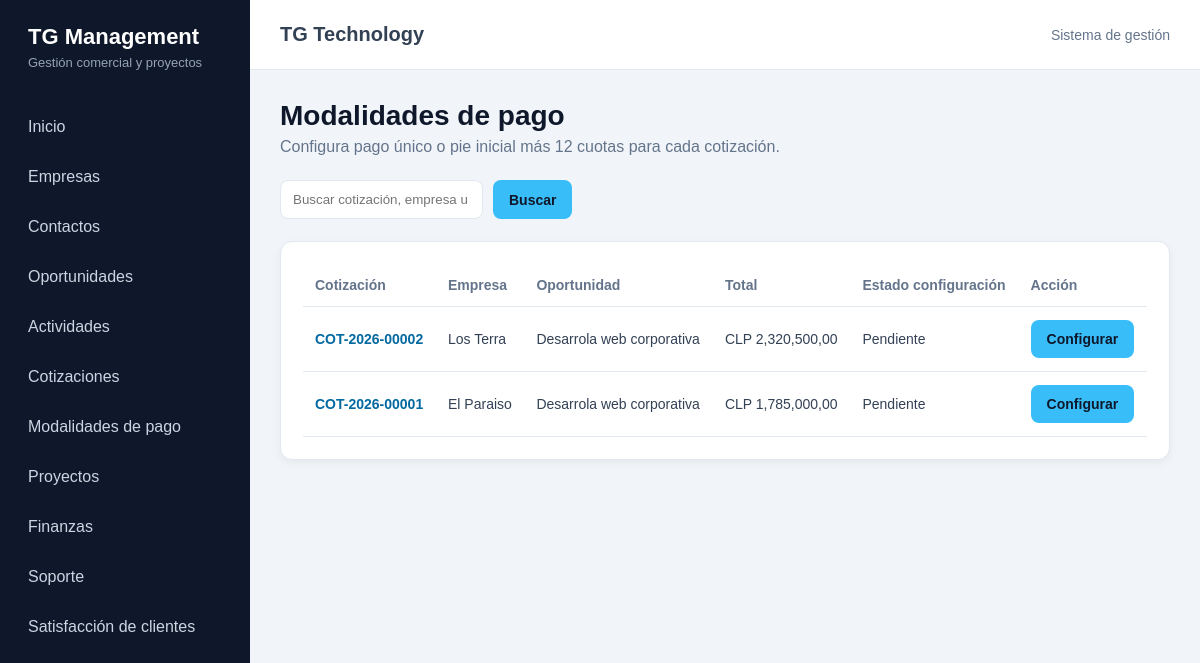
The app's page /modalidades-pago/, older data.
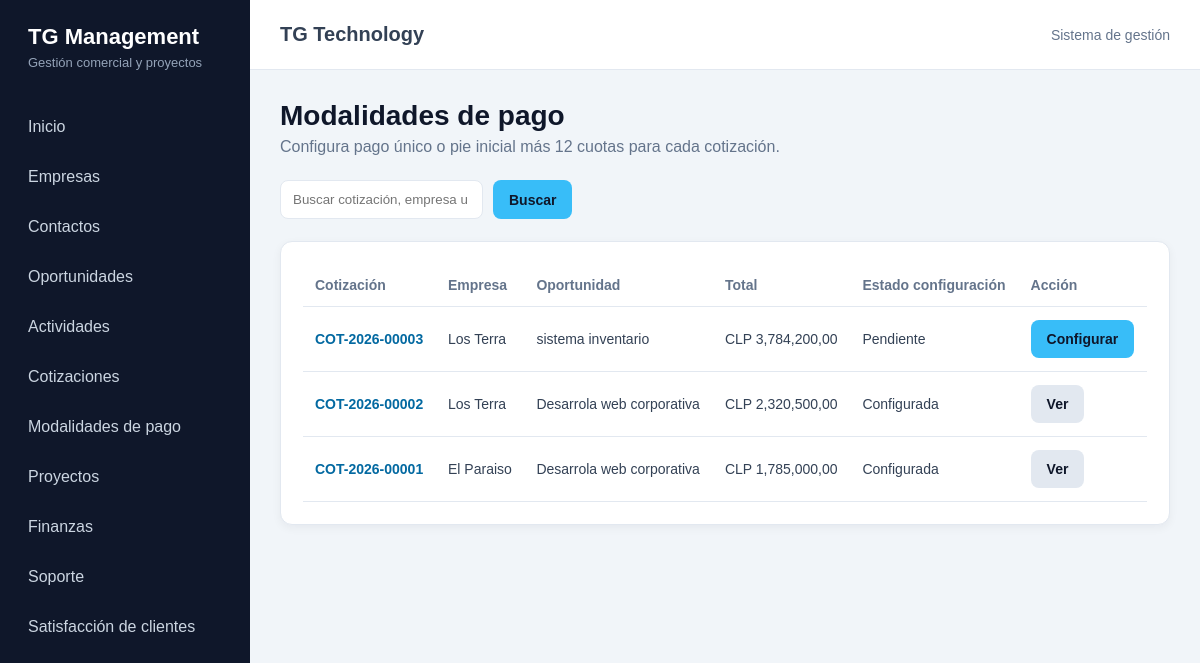
The same page, newer data.
### cotizaciones/models.py (models this page shows, shortened)
class Cotizacion(models.Model):
    class Estado(models.TextChoices):
        BORRADOR = "borrador", "Borrador"
        ENVIADA = "enviada", "Enviada"
        APROBADA = "aprobada", "Aprobada"
        RECHAZADA = "rechazada", "Rechazada"
        VENCIDA = "vencida", "Vencida"
        ANULADA = "anulada", "Anulada"
    class ModalidadPago(models.TextChoices):
        PAGO_UNICO = (
            "pago_unico",
            "Pago único",
        )
        ANTICIPO_SALDO = (
            "anticipo_saldo",
            "Anticipo y pago del saldo",
        )
        ANTICIPO_CUOTAS = (
            "anticipo_cuotas",
            "Anticipo y saldo en cuotas",
        )
        ANTICIPO_CUOTAS_MENSUAL = (
            "anticipo_cuotas_mensual",
            "Anticipo, saldo en cuotas y servicio mensual",
        )
        SOLO_CUOTAS = (
            "solo_cuotas",
            "Pago en cuotas",
        )
        SERVICIO_MENSUAL = (
            "servicio_mensual",
            "Servicio mensual",
        )
    class Moneda(models.TextChoices):
        CLP = "CLP", "Peso chileno"
        UF = "UF", "Unidad de Fomento"
        USD = "USD", "Dólar estadounidense"
    modalidad_pago = models.CharField(
        "Modalidad de pago",
        max_length=40,
        choices=ModalidadPago.choices,
        default=ModalidadPago.PAGO_UNICO,
    )
    porcentaje_anticipo = models.DecimalField(
        "Porcentaje de anticipo",
        max_digits=5,
        decimal_places=2,
        default=Decimal("0.00"),
        validators=[
            MinValueValidator(Decimal("0.00")),
        ],
        help_text="Porcentaje inicial que debe pagar el cliente.",
    )
    numero_cuotas = models.PositiveSmallIntegerField(
        "Número de cuotas",
        default=1,
        help_text="Cantidad de cuotas correspondientes al saldo.",
    )
    monto_servicio_mensual = models.DecimalField(
        "Valor del servicio mensual",
        max_digits=14,
        decimal_places=2,
        null=True,
        blank=True,
        validators=[
            MinValueValidator(Decimal("0.00")),
        ],
    )
    meses_servicio = models.PositiveSmallIntegerField(
        "Cantidad de meses del servicio",
        null=True,
        blank=True,
    )
    fecha_inicio_servicio = models.DateField(
        "Fecha de inicio del servicio mensual",
        null=True,
        blank=True,
    )
    numero = models.CharField(
        "Número de cotización",
        max_length=30,
        unique=True,
        blank=True,
    )
    oportunidad = models.ForeignKey(
        "crm.Oportunidad",
        on_delete=models.PROTECT,
        related_name="cotizaciones",
        verbose_name="Oportunidad",
    )
    contacto = models.ForeignKey(
        "crm.Contacto",
        on_delete=models.SET_NULL,
        related_name="cotizaciones",
        verbose_name="Contacto",
        null=True,
        blank=True,
    )
    fecha_emision = models.DateField(
        "Fecha de emisión",
    )
    fecha_vencimiento = models.DateField(
        "Fecha de vencimiento",
        null=True,
        blank=True,
    )
    estado = models.CharField(
        "Estado",
        max_length=20,
        choices=Estado.choices,
        default=Estado.BORRADOR,
    )
    moneda = models.CharField(
        "Moneda",
        max_length=3,
        choices=Moneda.choices,
        default=Moneda.CLP,
    )
    valor_moneda = models.DecimalField(
        "Valor de la moneda",
        max_digits=15,
        decimal_places=4,
        default=Decimal("1.0000"),
        validators=[
            MinValueValidator(Decimal("0.0001")),
        ],
        help_text=(
            "Para CLP utiliza 1. "
            "Para UF o USD registra el valor en pesos."
        ),
    )
    descuento_porcentaje = models.DecimalField(
        "Descuento general (%)",
        max_digits=5,
        decimal_places=2,
        default=Decimal("0.00"),
        validators=[
            MinValueValidator(Decimal("0.00")),
            MaxValueValidator(Decimal("100.00")),
        ],
    )
    impuesto_porcentaje = models.DecimalField(
        "Impuesto (%)",
        max_digits=5,
        decimal_places=2,
        default=Decimal("19.00"),
        validators=[
            MinValueValidator(Decimal("0.00")),
            MaxValueValidator(Decimal("100.00")),
        ],
    )
    condiciones_pago = models.CharField(
        "Condiciones de pago",
        max_length=250,
        blank=True,
    )
    plazo_entrega = models.CharField(
        "Plazo de entrega",
        max_length=250,
        blank=True,
    )
    validez_oferta = models.CharField(
        "Validez de la oferta",
        max_length=150,
        blank=True,
        default="15 días",
    )
    alcance = models.TextField(
        "Alcance",
        blank=True,
    )
    exclusiones = models.TextField(
        "Exclusiones",
        blank=True,
    )
    observaciones = models.TextField(
        "Observaciones",
        blank=True,
    )
    creado_por = models.ForeignKey(
        settings.AUTH_USER_MODEL,
        on_delete=models.SET_NULL,
        related_name="cotizaciones_creadas",
        null=True,
        blank=True,
    )
    fecha_creacion = models.DateTimeField(
        auto_now_add=True,
    )
    fecha_actualizacion = models.DateTimeField(
        auto_now=True,
    )
    class Meta:
        ordering = [
            "-fecha_emision",
            "-fecha_creacion",
        ]
        verbose_name = "Cotización"
        verbose_name_plural = "Cotizaciones"
    @property
    def subtotal(self):
        return sum(
            (
                item.subtotal
                for item in self.items.all()
            ),
            Decimal("0.00"),
        )
    @property
    def descuento(self):
        return (
            self.subtotal
            * self.descuento_porcentaje
            / Decimal("100")
        )
    @property
    def neto(self):
        return self.subtotal - self.descuento
    @property
    def impuesto(self):
        return (
            self.neto
            * self.impuesto_porcentaje
            / Decimal("100")
        )
    @property
    def total(self):
        return self.neto + self.impuesto

class ItemCotizacion(models.Model):
    cotizacion = models.ForeignKey(
        Cotizacion,
        on_delete=models.CASCADE,
        related_name="items",
        verbose_name="Cotización",
    )
    orden = models.PositiveIntegerField(
        "Orden",
        default=1,
    )
    codigo = models.CharField(
        "Código",
        max_length=50,
        blank=True,
    )
    descripcion = models.CharField(
        "Descripción",
        max_length=500,
    )
    detalle = models.TextField(
        "Detalle",
        blank=True,
    )
    cantidad = models.DecimalField(
        "Cantidad",
        max_digits=12,
        decimal_places=2,
        default=Decimal("1.00"),
        validators=[
            MinValueValidator(Decimal("0.01")),
        ],
    )
    unidad = models.CharField(
        "Unidad",
        max_length=30,
        default="Unidad",
    )
    precio_unitario = models.DecimalField(
        "Precio unitario",
        max_digits=15,
        decimal_places=2,
        validators=[
            MinValueValidator(Decimal("0.00")),
        ],
    )
    descuento_porcentaje = models.DecimalField(
        "Descuento (%)",
        max_digits=5,
        decimal_places=2,
        default=Decimal("0.00"),
        validators=[
            MinValueValidator(Decimal("0.00")),
            MaxValueValidator(Decimal("100.00")),
        ],
    )
    class Meta:
        ordering = [
            "orden",
            "pk",
        ]
        verbose_name = "Ítem de cotización"
        verbose_name_plural = "Ítems de cotización"
    @property
    def subtotal_bruto(self):
        return self.cantidad * self.precio_unitario
    @property
    def descuento(self):
        return (
            self.subtotal_bruto
            * self.descuento_porcentaje
            / Decimal("100")
        )
    @property
    def subtotal(self):
        return self.subtotal_bruto - self.descuento

### crm/models.py (models this page shows, shortened)
class Oportunidad(models.Model):
    class Etapa(models.TextChoices):
        NUEVA = "NUEVA", "Nueva"
        CONTACTADA = "CONTACTADA", "Contactada"
        REQUERIMIENTOS = "REQUERIMIENTOS", "Levantamiento de requerimientos"
        PROPUESTA = "PROPUESTA", "Propuesta enviada"
        NEGOCIACION = "NEGOCIACION", "Negociación"
        GANADA = "GANADA", "Ganada"
        PERDIDA = "PERDIDA", "Perdida"
        PAUSADA = "PAUSADA", "Pausada"
    class Prioridad(models.TextChoices):
        BAJA = "BAJA", "Baja"
        MEDIA = "MEDIA", "Media"
        ALTA = "ALTA", "Alta"
        URGENTE = "URGENTE", "Urgente"
    titulo = models.CharField(
        "Nombre de la oportunidad",
        max_length=200,
    )
    empresa = models.ForeignKey(
        Empresa,
        verbose_name="Empresa",
        on_delete=models.PROTECT,
        related_name="oportunidades",
    )
    contacto = models.ForeignKey(
        Contacto,
        verbose_name="Contacto",
        on_delete=models.SET_NULL,
        null=True,
        blank=True,
        related_name="oportunidades",
    )
    descripcion = models.TextField(
        "Descripción",
        blank=True,
    )
    servicio_interes = models.CharField(
        "Servicio de interés",
        max_length=150,
        blank=True,
    )
    etapa = models.CharField(
        "Etapa",
        max_length=30,
        choices=Etapa.choices,
        default=Etapa.NUEVA,
    )
    prioridad = models.CharField(
        "Prioridad",
        max_length=20,
        choices=Prioridad.choices,
        default=Prioridad.MEDIA,
    )
    valor_estimado = models.DecimalField(
        "Valor estimado",
        max_digits=14,
        decimal_places=2,
        default=0,
    )
    probabilidad = models.PositiveSmallIntegerField(
        "Probabilidad de cierre (%)",
        default=10,
    )
    fecha_estimada_cierre = models.DateField(
        "Fecha estimada de cierre",
        null=True,
        blank=True,
    )
    motivo_perdida = models.TextField(
        "Motivo de pérdida",
        blank=True,
    )
    responsable = models.ForeignKey(
        settings.AUTH_USER_MODEL,
        verbose_name="Responsable",
        on_delete=models.SET_NULL,
        null=True,
        blank=True,
        related_name="oportunidades_asignadas",
    )
    fecha_creacion = models.DateTimeField(
        "Fecha de creación",
        auto_now_add=True,
    )
    fecha_actualizacion = models.DateTimeField(
        "Última actualización",
        auto_now=True,
    )
    class Meta:
        verbose_name = "Oportunidad"
        verbose_name_plural = "Oportunidades"
        ordering = ["-fecha_creacion"]

class Empresa(models.Model):
    class TipoEmpresa(models.TextChoices):
        PROSPECTO = "PROSPECTO", "Prospecto"
        CLIENTE = "CLIENTE", "Cliente"
        PROVEEDOR = "PROVEEDOR", "Proveedor"
        PARTNER = "PARTNER", "Partner"
    class EstadoEmpresa(models.TextChoices):
        ACTIVA = "ACTIVA", "Activa"
        INACTIVA = "INACTIVA", "Inactiva"
    razon_social = models.CharField(
        "Razón social",
        max_length=200,
    )
    nombre_fantasia = models.CharField(
        "Nombre de fantasía",
        max_length=200,
        blank=True,
    )
    rut = models.CharField(
        "RUT",
        max_length=20,
        blank=True,
        unique=True,
        null=True,
    )
    tipo = models.CharField(
        "Tipo de empresa",
        max_length=20,
        choices=TipoEmpresa.choices,
        default=TipoEmpresa.PROSPECTO,
    )
    rubro = models.CharField(
        "Rubro",
        max_length=150,
        blank=True,
    )
    sitio_web = models.URLField(
        "Sitio web",
        blank=True,
    )
    telefono = models.CharField(
        "Teléfono",
        max_length=30,
        blank=True,
    )
    email = models.EmailField(
        "Correo electrónico",
        blank=True,
    )
    direccion = models.CharField(
        "Dirección",
        max_length=250,
        blank=True,
    )
    comuna = models.CharField(
        "Comuna",
        max_length=100,
        blank=True,
    )
    region = models.CharField(
        "Región",
        max_length=100,
        blank=True,
    )
    estado = models.CharField(
        "Estado",
        max_length=20,
        choices=EstadoEmpresa.choices,
        default=EstadoEmpresa.ACTIVA,
    )
    observaciones = models.TextField(
        "Observaciones",
        blank=True,
    )
    creado_por = models.ForeignKey(
        settings.AUTH_USER_MODEL,
        verbose_name="Creado por",
        on_delete=models.SET_NULL,
        null=True,
        blank=True,
        related_name="empresas_creadas",
    )
    fecha_creacion = models.DateTimeField(
        "Fecha de creación",
        auto_now_add=True,
    )
    fecha_actualizacion = models.DateTimeField(
        "Última actualización",
        auto_now=True,
    )
    class Meta:
        verbose_name = "Empresa"
        verbose_name_plural = "Empresas"
        ordering = ["razon_social"]
    def __str__(self):
        return self.nombre_fantasia or self.razon_social

### modalidades_pago/views.py (the view, shortened to what this page needs)
# urls.py: path("", views.modalidad_lista, name="lista"),
def modalidad_lista(request):
    busqueda = request.GET.get("q", "").strip()
    cotizaciones = (
        Cotizacion.objects
        .select_related("oportunidad", "oportunidad__empresa")
        .select_related("configuracion_modalidades_pago")
    )
    return render(
        request,
        "modalidades_pago/modalidad_lista.html",
        {"cotizaciones": cotizaciones, "busqueda": busqueda},
    )

### modalidades_pago/templates/modalidades_pago/modalidad_lista.html (shortened to what this page needs)
{% extends "core/base.html" %}
{% load static humanize %}
{% block extra_css %}<link rel="stylesheet" href="{% static 'modalidades_pago/css/modalidades_pago.css' %}">{% endblock %}
{% block content %}
<div class="encabezado-pagina"><h1>Modalidades de pago</h1><p>Configura pago único o pie inicial más 12 cuotas para cada cotización.</p></div>
<div class="acciones">
<form method="get" class="filtros"><input type="text" name="q" value="{{ busqueda }}" placeholder="Buscar cotización, empresa u oportunidad"><button class="boton" type="submit">Buscar</button></form>
</div>
<div class="panel"><div class="tabla-contenedor"><table><thead><tr><th>Cotización</th><th>Empresa</th><th>Oportunidad</th><th>Total</th><th>Estado configuración</th><th>Acción</th></tr></thead><tbody>
{% for cotizacion in cotizaciones %}<tr><td><a class="enlace-tabla" href="{% url 'cotizaciones:cotizacion_detalle' cotizacion.pk %}">{{ cotizacion.numero }}</a></td><td>{{ cotizacion.oportunidad.empresa }}</td><td>{{ cotizacion.oportunidad.titulo }}</td><td>{{ cotizacion.moneda }} {{ cotizacion.total|floatformat:2|intcomma }}</td><td>{% if cotizacion.configuracion_modalidades_pago %}<span class="mp-estado mp-listo">Configurada</span>{% else %}<span class="mp-estado mp-pendiente">Pendiente</span>{% endif %}</td><td>{% if cotizacion.configuracion_modalidades_pago %}<a class="boton boton-secundario" href="{% url 'modalidades_pago:detalle' cotizacion.pk %}">Ver</a>{% else %}<a class="boton" href="{% url 'modalidades_pago:configurar' cotizacion.pk %}">Configurar</a>{% endif %}</td></tr>{% empty %}<tr><td colspan="6" class="sin-registros">No se encontraron cotizaciones.</td></tr>{% endfor %}
</tbody></table></div></div>
{% endblock %}

Row changes from the older to the newer data that the page shows:
added Cotizacion: numero "COT-2026-00003", oportunidad.empresa "Los Terra", oportunidad.titulo "sistema inventario", moneda "CLP", total "3,784,200,00", shows "Pendiente", shows "Configurar"
computed for Cotizacion "COT-2026-00002": text "Pendiente Configurar" → "Configurada Ver"
computed for Cotizacion "COT-2026-00001": text "Pendiente Configurar" → "Configurada Ver"
